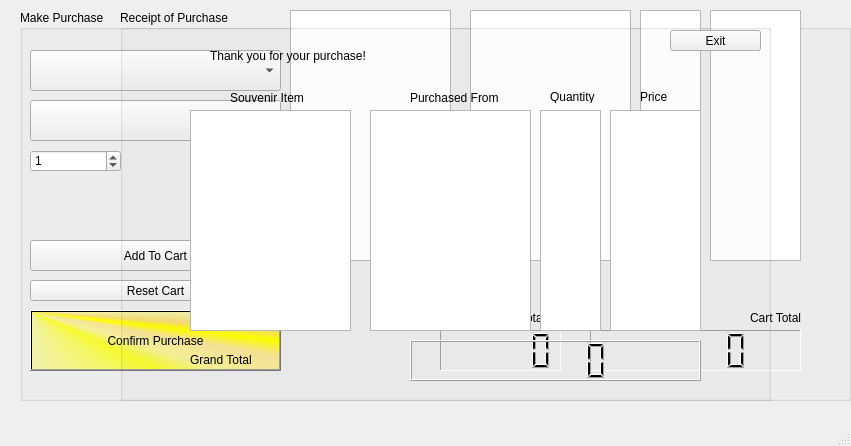
<?xml version="1.0" encoding="UTF-8"?>
<ui version="4.0">
 <class>buySouvenir</class>
 <widget class="QMainWindow" name="buySouvenir">
  <property name="geometry">
   <rect>
    <x>0</x>
    <y>0</y>
    <width>851</width>
    <height>446</height>
   </rect>
  </property>
  <property name="windowTitle">
   <string>Purchase Souvenir</string>
  </property>
  <property name="autoFillBackground">
   <bool>false</bool>
  </property>
  <property name="styleSheet">
   <string notr="true"/>
  </property>
  <property name="tabShape">
   <enum>QTabWidget::Triangular</enum>
  </property>
  <widget class="QWidget" name="centralwidget">
   <widget class="QGroupBox" name="groupBox_receipt">
    <property name="geometry">
     <rect>
      <x>120</x>
      <y>10</y>
      <width>651</width>
      <height>391</height>
     </rect>
    </property>
    <property name="title">
     <string>Receipt of Purchase</string>
    </property>
    <widget class="QTextBrowser" name="textBrowser_cart_itemName_2">
     <property name="geometry">
      <rect>
       <x>70</x>
       <y>100</y>
       <width>161</width>
       <height>221</height>
      </rect>
     </property>
    </widget>
    <widget class="QTextBrowser" name="textBrowser_cart_itemPrice_2">
     <property name="geometry">
      <rect>
       <x>490</x>
       <y>100</y>
       <width>91</width>
       <height>221</height>
      </rect>
     </property>
    </widget>
    <widget class="QTextBrowser" name="textBrowser_cart_itemQty_2">
     <property name="geometry">
      <rect>
       <x>420</x>
       <y>100</y>
       <width>61</width>
       <height>221</height>
      </rect>
     </property>
    </widget>
    <widget class="QTextBrowser" name="textBrowser_cart_stadiumName_2">
     <property name="geometry">
      <rect>
       <x>250</x>
       <y>100</y>
       <width>161</width>
       <height>221</height>
      </rect>
     </property>
    </widget>
    <widget class="QLabel" name="label">
     <property name="geometry">
      <rect>
       <x>110</x>
       <y>80</y>
       <width>101</width>
       <height>16</height>
      </rect>
     </property>
     <property name="text">
      <string>Souvenir Item</string>
     </property>
    </widget>
    <widget class="QLabel" name="label_2">
     <property name="geometry">
      <rect>
       <x>290</x>
       <y>80</y>
       <width>121</width>
       <height>16</height>
      </rect>
     </property>
     <property name="text">
      <string>Purchased From</string>
     </property>
    </widget>
    <widget class="QLabel" name="label_3">
     <property name="geometry">
      <rect>
       <x>430</x>
       <y>80</y>
       <width>47</width>
       <height>13</height>
      </rect>
     </property>
     <property name="text">
      <string>Quantity</string>
     </property>
    </widget>
    <widget class="QLabel" name="label_4">
     <property name="geometry">
      <rect>
       <x>520</x>
       <y>80</y>
       <width>47</width>
       <height>13</height>
      </rect>
     </property>
     <property name="text">
      <string>Price</string>
     </property>
    </widget>
    <widget class="QLCDNumber" name="lcdNumber_grandTotal">
     <property name="geometry">
      <rect>
       <x>290</x>
       <y>330</y>
       <width>291</width>
       <height>41</height>
      </rect>
     </property>
    </widget>
    <widget class="QLabel" name="label_5">
     <property name="geometry">
      <rect>
       <x>70</x>
       <y>340</y>
       <width>211</width>
       <height>20</height>
      </rect>
     </property>
     <property name="styleSheet">
      <string notr="true">font: 75 18pt &quot;Fixedsys&quot;;</string>
     </property>
     <property name="text">
      <string>Grand Total</string>
     </property>
    </widget>
    <widget class="QPushButton" name="pushButton">
     <property name="geometry">
      <rect>
       <x>550</x>
       <y>20</y>
       <width>91</width>
       <height>21</height>
      </rect>
     </property>
     <property name="text">
      <string>Exit</string>
     </property>
    </widget>
    <widget class="QLabel" name="label_8">
     <property name="geometry">
      <rect>
       <x>90</x>
       <y>30</y>
       <width>461</width>
       <height>31</height>
      </rect>
     </property>
     <property name="styleSheet">
      <string notr="true">font: 75 18pt &quot;Fixedsys&quot;;</string>
     </property>
     <property name="text">
      <string>Thank you for your purchase!</string>
     </property>
    </widget>
    <widget class="QLabel" name="label_9">
     <property name="geometry">
      <rect>
       <x>40</x>
       <y>40</y>
       <width>47</width>
       <height>13</height>
      </rect>
     </property>
     <property name="text">
      <string/>
     </property>
    </widget>
    <zorder>textBrowser_cart_itemName_2</zorder>
    <zorder>textBrowser_cart_itemPrice_2</zorder>
    <zorder>textBrowser_cart_itemQty_2</zorder>
    <zorder>textBrowser_cart_stadiumName_2</zorder>
    <zorder>label</zorder>
    <zorder>label_2</zorder>
    <zorder>label_3</zorder>
    <zorder>label_4</zorder>
    <zorder>lcdNumber_grandTotal</zorder>
    <zorder>label_5</zorder>
    <zorder>pushButton</zorder>
    <zorder>groupBox_main</zorder>
    <zorder>groupBox_main</zorder>
    <zorder>label_8</zorder>
    <zorder>label_9</zorder>
   </widget>
   <widget class="QGroupBox" name="groupBox_main">
    <property name="geometry">
     <rect>
      <x>20</x>
      <y>10</y>
      <width>831</width>
      <height>391</height>
     </rect>
    </property>
    <property name="title">
     <string>Make Purchase</string>
    </property>
    <widget class="QLCDNumber" name="lcdNumber_itemxqty">
     <property name="geometry">
      <rect>
       <x>130</x>
       <y>170</y>
       <width>121</width>
       <height>41</height>
      </rect>
     </property>
     <property name="layoutDirection">
      <enum>Qt::LeftToRight</enum>
     </property>
     <property name="autoFillBackground">
      <bool>false</bool>
     </property>
     <property name="styleSheet">
      <string notr="true"/>
     </property>
     <property name="frameShape">
      <enum>QFrame::NoFrame</enum>
     </property>
     <property name="frameShadow">
      <enum>QFrame::Plain</enum>
     </property>
     <property name="lineWidth">
      <number>0</number>
     </property>
     <property name="midLineWidth">
      <number>0</number>
     </property>
     <property name="smallDecimalPoint">
      <bool>true</bool>
     </property>
     <property name="segmentStyle">
      <enum>QLCDNumber::Filled</enum>
     </property>
    </widget>
    <widget class="QPushButton" name="pushButton_resetCart">
     <property name="geometry">
      <rect>
       <x>10</x>
       <y>270</y>
       <width>251</width>
       <height>21</height>
      </rect>
     </property>
     <property name="text">
      <string>Reset Cart</string>
     </property>
    </widget>
    <widget class="QPushButton" name="pushButton_confirmPurchase">
     <property name="geometry">
      <rect>
       <x>10</x>
       <y>300</y>
       <width>251</width>
       <height>61</height>
      </rect>
     </property>
     <property name="styleSheet">
      <string notr="true">background-color: qconicalgradient(cx:0, cy:0, angle:135, stop:0 rgba(21, 61, 158, 69), stop:0.375 rgba(255, 255, 0, 69), stop:0.423533 rgba(251, 255, 0, 145), stop:0.45 rgba(247, 255, 0, 208), stop:0.477581 rgba(255, 244, 71, 130), stop:0.518717 rgba(255, 218, 71, 130), stop:0.55 rgba(255, 255, 0, 255), stop:0.57754 rgba(255, 203, 0, 130), stop:0.625 rgba(255, 255, 0, 69), stop:1 rgba(255, 255, 0, 69));
font: 14pt &quot;Comic Sans MS&quot;;</string>
     </property>
     <property name="text">
      <string>Confirm Purchase</string>
     </property>
     <property name="checkable">
      <bool>false</bool>
     </property>
     <property name="autoDefault">
      <bool>false</bool>
     </property>
     <property name="default">
      <bool>false</bool>
     </property>
     <property name="flat">
      <bool>false</bool>
     </property>
    </widget>
    <widget class="QLCDNumber" name="lcdNumber_cartTotal">
     <property name="geometry">
      <rect>
       <x>570</x>
       <y>320</y>
       <width>211</width>
       <height>41</height>
      </rect>
     </property>
     <property name="styleSheet">
      <string notr="true"/>
     </property>
     <property name="frameShape">
      <enum>QFrame::Panel</enum>
     </property>
     <property name="frameShadow">
      <enum>QFrame::Sunken</enum>
     </property>
    </widget>
    <widget class="QTextBrowser" name="textBrowser_cart_itemName">
     <property name="geometry">
      <rect>
       <x>270</x>
       <y>0</y>
       <width>161</width>
       <height>251</height>
      </rect>
     </property>
    </widget>
    <widget class="QSpinBox" name="spinBox_qty_input">
     <property name="geometry">
      <rect>
       <x>10</x>
       <y>140</y>
       <width>91</width>
       <height>22</height>
      </rect>
     </property>
     <property name="value">
      <number>1</number>
     </property>
    </widget>
    <widget class="QPushButton" name="pushButton_addToCart">
     <property name="geometry">
      <rect>
       <x>10</x>
       <y>230</y>
       <width>251</width>
       <height>31</height>
      </rect>
     </property>
     <property name="text">
      <string>Add To Cart</string>
     </property>
     <property name="flat">
      <bool>false</bool>
     </property>
    </widget>
    <widget class="QTextBrowser" name="textBrowser_cart_itemPrice">
     <property name="geometry">
      <rect>
       <x>690</x>
       <y>0</y>
       <width>91</width>
       <height>251</height>
      </rect>
     </property>
    </widget>
    <widget class="QLCDNumber" name="lcdNumber_cartQty">
     <property name="geometry">
      <rect>
       <x>420</x>
       <y>320</y>
       <width>121</width>
       <height>41</height>
      </rect>
     </property>
     <property name="frameShape">
      <enum>QFrame::Panel</enum>
     </property>
     <property name="frameShadow">
      <enum>QFrame::Sunken</enum>
     </property>
    </widget>
    <widget class="QTextBrowser" name="textBrowser_cart_itemQty">
     <property name="geometry">
      <rect>
       <x>620</x>
       <y>0</y>
       <width>61</width>
       <height>251</height>
      </rect>
     </property>
    </widget>
    <widget class="QTextBrowser" name="textBrowser_cart_stadiumName">
     <property name="geometry">
      <rect>
       <x>450</x>
       <y>0</y>
       <width>161</width>
       <height>251</height>
      </rect>
     </property>
    </widget>
    <widget class="QComboBox" name="comboBox_stadiumName">
     <property name="geometry">
      <rect>
       <x>10</x>
       <y>40</y>
       <width>251</width>
       <height>41</height>
      </rect>
     </property>
    </widget>
    <widget class="QComboBox" name="comboBox_souvenir">
     <property name="geometry">
      <rect>
       <x>10</x>
       <y>90</y>
       <width>251</width>
       <height>41</height>
      </rect>
     </property>
    </widget>
    <widget class="QLabel" name="label_6">
     <property name="geometry">
      <rect>
       <x>500</x>
       <y>300</y>
       <width>91</width>
       <height>16</height>
      </rect>
     </property>
     <property name="text">
      <string>Total Qty</string>
     </property>
    </widget>
    <widget class="QLabel" name="label_7">
     <property name="geometry">
      <rect>
       <x>730</x>
       <y>300</y>
       <width>111</width>
       <height>16</height>
      </rect>
     </property>
     <property name="text">
      <string>Cart Total</string>
     </property>
    </widget>
    <zorder>lcdNumber_itemxqty</zorder>
    <zorder>pushButton_resetCart</zorder>
    <zorder>pushButton_confirmPurchase</zorder>
    <zorder>lcdNumber_cartTotal</zorder>
    <zorder>textBrowser_cart_itemName</zorder>
    <zorder>spinBox_qty_input</zorder>
    <zorder>pushButton_addToCart</zorder>
    <zorder>textBrowser_cart_itemPrice</zorder>
    <zorder>lcdNumber_cartQty</zorder>
    <zorder>textBrowser_cart_itemQty</zorder>
    <zorder>textBrowser_cart_stadiumName</zorder>
    <zorder>comboBox_stadiumName</zorder>
    <zorder>comboBox_souvenir</zorder>
    <zorder>label_6</zorder>
    <zorder>label_7</zorder>
    <zorder>groupBox_receipt</zorder>
    <zorder>groupBox_receipt</zorder>
   </widget>
   <zorder>groupBox_main</zorder>
   <zorder>groupBox_receipt</zorder>
  </widget>
  <widget class="QMenuBar" name="menubar">
   <property name="geometry">
    <rect>
     <x>0</x>
     <y>0</y>
     <width>851</width>
     <height>20</height>
    </rect>
   </property>
  </widget>
  <widget class="QStatusBar" name="statusbar"/>
 </widget>
 <resources/>
 <connections/>
</ui>
